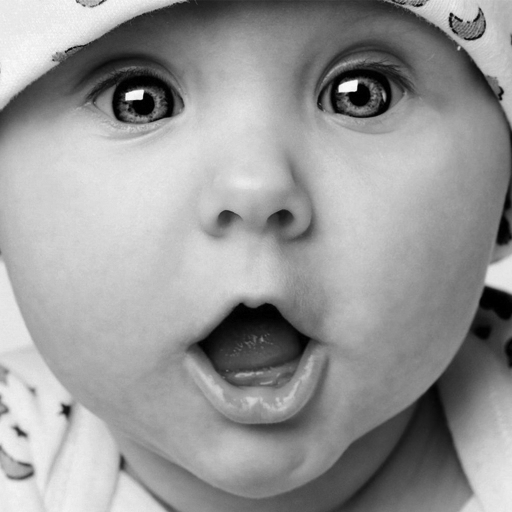
#> input picture img.png, 512 x 512 px
$ python main.py
#> lines starting #> are read from the running program, lines starting #| are printed output that depends on the picture
import cv2
import numpy as np
from PIL import Image
import math
import time


def dft(x):
    x = np.asarray(x, dtype=float)
    N = x.shape[0]
    n = np.arange(N)
    k = n.reshape((N, 1))
    M = np.exp(-2j * np.pi * k * n / N)
    return np.dot(M, x)


def fft(x):
    x = np.asarray(x, dtype=float)
    N = x.shape[0]
    if N % 2 > 0:
        raise ValueError("must be a power of 2")
    elif N <= 2:
        return dft(x)
    else:
        e = fft(x[::2])
        o = fft(x[1::2])
        terms = np.exp(-2j * np.pi * np.arange(N) / N)
        return np.concatenate([e + terms[:int(N / 2)] * o,
                               e + terms[int(N / 2):] * o])


def pixel_log255(unorm_image):
    pxmin = unorm_image.min()
    pxmax = unorm_image.max()

    for i in range(unorm_image.shape[0]):
        for j in range(unorm_image.shape[1]):
            unorm_image[i, j] = (255 / math.log10(256)) * math.log10(1 + (255 / pxmax) * unorm_image[i, j])
            # unorm_image[i, j] = ((unorm_image[i, j] - pxmin) / (pxmax - pxmin)) * 255

    norm_image = unorm_image
    return norm_image


def center_image(image):
    centered_image = np.zeros((rows, cols))
    for i in range(image.shape[0]):
        for j in range(image.shape[1]):
            centered_image[i, j] = image[i, j] * ((-1) ** ((i - 1) + (j - 1)))

    return centered_image


if __name__ == '__main__':
    path = r'img.png'
    img = cv2.imread(path, 0)
#> img is the input picture: shape (512, 512); min 0, max 252, mean 152.3

    rows = img.shape[0]
#> rows = 512
    cols = img.shape[1]
#> cols = 512

    img = center_image(img)
#> after the loop in center_image, `for i in range(image.shape[0]):`:
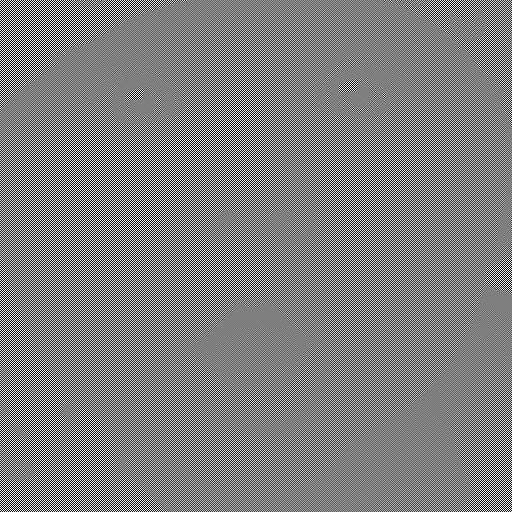
#> centered_image: shape (512, 512) float64; min -252, max 251, mean 0; drawn with min black and max white
    img_width = rows * cols
#> img_width = 262144

    flatten_image = np.zeros(shape=(1, img_width))
    flatten_image = img.flatten()
    fft_image = fft(flatten_image)
#> in dft, `x = np.asarray(x, dtype=float)`: x = [235, 161]
    fft_image_2d = np.reshape(fft_image, (rows, cols))
    fft_image_2d = abs(fft_image_2d)
    norm_image = pixel_log255(fft_image_2d)
#> in pixel_log255, `pxmin = unorm_image.min()`: pxmin = 4.39
#> in pixel_log255, `pxmax = unorm_image.max()`: pxmax = 25125987.6
#> after the loop in pixel_log255, `for i in range(unorm_image.shape[0]):`:
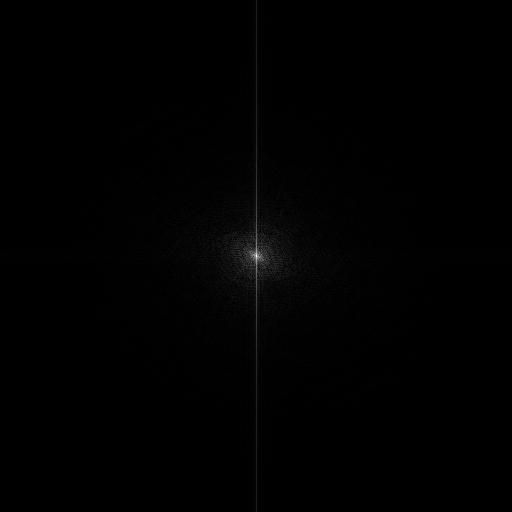
#> unorm_image: shape (512, 512) float64; min 0.00205, max 255, mean 1.6

    im = Image.fromarray(fft_image_2d)
    if im.mode != 'RGB':
        im = im.convert('RGB')
#> im: PIL image 512x512 RGB
    im.save("fft.jpg")
